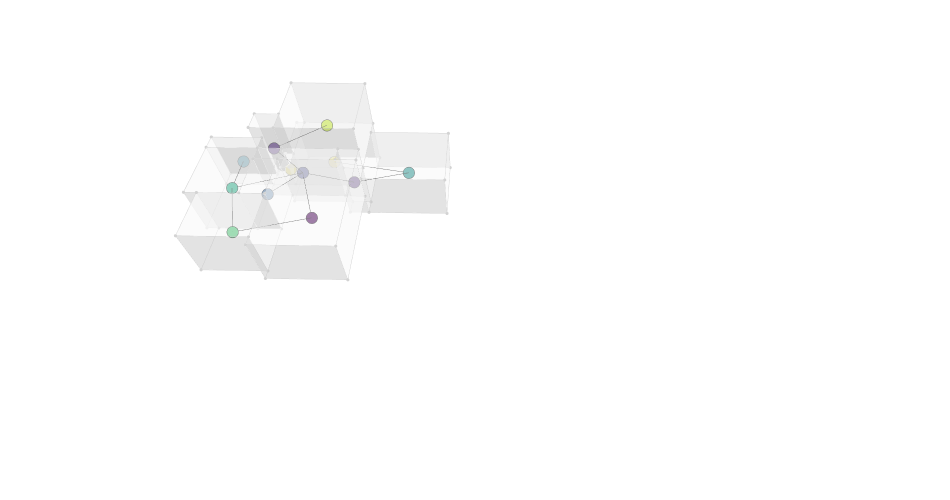

Source (notebook cell):
### Code cell
g = Graph.ByTopology(house, direct=False, directApertures=True)
graph_data = Plotly.DataByGraph(g, vertexSize=4, vertexGroupKey="label", vertexLabelKey="title", vertexGroups=[0,1,2,3,4,5,6,7,8,9,10])
bldg_data = Plotly.DataByTopology(house, faceOpacity=0.5, edgeColor="lightgrey", vertexColor="lightgrey")
# bldg_data = []
# graph_data = []
fig = Plotly.FigureByData(graph_data+bldg_data)
Plotly.Show(fig, renderer='jupyterlab')

### Figure 1 — Plotly figure (JSON) as saved in the notebook; plotly's stock layout.template omitted (floating-point values rounded to 4 significant figures; data arrays with more than 128 entries replaced by an {"elided": "..."} marker saying what was removed)
{"data": [{"hoverinfo": "text", "legendgroup": "4", "legendrank": 4, "marker": {"color": [6, 2, 4, 11, 7, 5, 10, 3, 2, 1, 8, 11], "colorscale": [[0, "#440154"], [0.1111, "#482878"], [0.2222, "#3e4989"], [0.3333, "#31688e"], [0.4444, "#26828e"], [0.5556, "#1f9e89"], [0.6667, "#35b779"], [0.7778, "#6ece58"], [0.8889, "#b5de2b"], [1, "#fde725"]], "line": {"color": "black", "width": 0.5}, "size": 4, "symbol": "circle"}, "mode": "markers", "name": "Graph Vertices", "showlegend": false, "text": ["Terrace (6)", "Stairs 1 (2)", "WC 1 (4)", "None (None)", "Kitchen (7)", "Service (5)", "Bedroom 1 (10)", "Corridor 1 (3)", "Stairs 2 (2)", "Living Room (1)", "Dining Room (8)", "Office (11)"], "type": "scatter3d", "x": [8.3, 6.65, 4.85, 7.7, 5.3, 7.55, 9.2, 6.65, 7.7, 3.1, 2, 9.222], "y": [2.5, 5.6, 10.2, 9.75, 12.4, 12.4, 7.25, 8.55, 10.26, 7.25, 11.35, 7.467], "z": [1.5, 2.25, 3, 2.25, 3, 3, 4.5, 3, 3.953, 3, 3, 1.489]}, {"hoverinfo": "text", "legendgroup": "5", "legendrank": 5, "line": {"color": "black", "width": 1}, "mode": "lines", "name": "Graph Edges", "showlegend": false, "text": "", "type": "scatter3d", "x": [8.3, 6.65, null, 8.3, 9.222, null, 6.65, 6.65, null, 6.65, 4.85, null, 6.65, 5.3, null, 5.3, 7.55, null, 5.3, 2, null, 9.2, 7.7, null, 6.65, 3.1, null, 6.65, 7.7, null, 3.1, 2, null], "y": [2.5, 5.6, null, 2.5, 7.467, null, 5.6, 8.55, null, 8.55, 10.2, null, 8.55, 12.4, null, 12.4, 12.4, null, 12.4, 11.35, null, 7.25, 10.26, null, 8.55, 7.25, null, 8.55, 10.26, null, 7.25, 11.35, null], "z": [1.5, 2.25, null, 1.5, 1.489, null, 2.25, 3, null, 3, 3, null, 3, 3, null, 3, 3, null, 3, 3, null, 4.5, 3.953, null, 3, 3, null, 3, 3.953, null, 3, 3, null]}, {"hoverinfo": "text", "hovertext": "", "legendgroup": "1", "legendrank": 1, "marker": {"color": "lightgrey", "size": 1.1}, "mode": "markers", "name": "Topology Vertices", "showlegend": false, "text": "", "type": "scatter3d", "x": [6.2, 7.1, 10.4, 10.4, 6.2, 7.1, 6.2, 6.2, 10.4, 10.4, 6.2, 6.2, 7.1, 7.1, 6.2, 7.1, 7.1, 6.2, 7.1, 6.2, 7.1, 11.3, 11.3, 11.3, 8.3, 8.3, 7.1, 11.3, 11.3, 7.1, 8.3, 8.3, 7.1, 6.2, 7.1, 6.2, 6.2, 7.1, 7.1, 7.1, 6.2, 8.3, 7.1, 11.3, 11.3, 7.1, 0, 0.5, 3.5, 0, 0.5, 0, 3.5, 0, 3.5, 7.1, 3.5, 3.5, 3.5, 7.1, 3.5, 3.5, 8.3, 8, 8.3, 7.1, 8, 0.5, 0.5, 8, 8], "y": [5, 5, 5, 0, 0, 5, 5, 5, 5, 0, 0, 6.2, 6.2, 6.2, 6.2, 6.2, 6.2, 6.2, 5, 5, 10, 10, 5, 10, 10, 10, 10, 5, 9.5, 9.5, 9.5, 9.5, 9.5, 10.9, 10.9, 9.5, 10.9, 10.9, 10, 9.5, 9.5, 9.5, 9.5, 9.5, 5, 5, 9.5, 9.5, 9.5, 5, 9.5, 9.5, 9.5, 5, 13.9, 13.9, 10.9, 13.2, 13.9, 13.9, 10.9, 13.2, 10.9, 10.9, 10.9, 10.9, 10.9, 13.2, 13.2, 13.9, 13.9], "z": [0, 0, 0, 0, 0, 3, 3, 1.5, 3, 3, 3, 0, 0, 1.5, 1.5, 3, 4.5, 4.5, 4.5, 4.5, 0, 0, 0, 3, 3, 1.5, 1.5, 3, 3, 1.5, 3, 1.5, 3, 1.5, 1.5, 1.5, 4.5, 4.5, 3, 4.5, 4.5, 6, 6, 6, 6, 6, 1.5, 1.5, 1.5, 1.5, 4.5, 4.5, 4.5, 4.5, 1.5, 1.5, 1.5, 1.5, 4.5, 4.5, 4.5, 4.5, 1.5, 1.5, 6, 6, 4.5, 1.5, 4.5, 1.5, 4.5]}, {"hoverinfo": "text", "legendgroup": "2", "legendrank": 2, "line": {"color": "lightgrey", "width": 1}, "marker": {"size": 0}, "mode": "lines", "name": "Topology Edges", "showlegend": false, "text": "", "type": "scatter3d", "x": {"elided": "396 float values"}, "y": {"elided": "396 float values"}, "z": {"elided": "396 float values"}}, {"cmax": 1, "cmin": 0, "color": "#FAFAFA", "colorscale": [[0, "#440154"], [0.1111, "#482878"], [0.2222, "#3e4989"], [0.3333, "#31688e"], [0.4444, "#26828e"], [0.5556, "#1f9e89"], [0.6667, "#35b779"], [0.7778, "#6ece58"], [0.8889, "#b5de2b"], [1, "#fde725"]], "flatshading": true, "hoverinfo": "text", "hovertext": "", "i": {"elided": "194 int values"}, "j": {"elided": "194 int values"}, "k": {"elided": "194 int values"}, "legendgroup": "3", "legendrank": 3, "lighting": {"facenormalsepsilon": 0}, "name": "Topology Faces", "opacity": 0.5, "showlegend": false, "showscale": false, "text": "", "type": "mesh3d", "x": [7.1, 10.4, 10.4, 6.2, 6.2, 6.2, 7.1, 6.2, 10.4, 10.4, 6.2, 6.2, 7.1, 7.1, 6.2, 7.1, 6.2, 7.1, 7.1, 6.2, 11.3, 11.3, 7.1, 8.3, 7.1, 11.3, 8.3, 11.3, 11.3, 7.1, 8.3, 8.3, 7.1, 6.2, 6.2, 7.1, 7.1, 6.2, 7.1, 7.1, 6.2, 8.3, 7.1, 11.3, 11.3, 7.1, 0, 3.5, 0.5, 0, 0.5, 0, 3.5, 0, 7.1, 3.5, 3.5, 3.5, 3.5, 7.1, 3.5, 3.5, 8, 8.3, 8.3, 8, 7.1, 0.5, 0.5, 8, 8], "y": [5, 5, 0, 0, 5, 5, 5, 5, 5, 0, 0, 6.2, 6.2, 6.2, 6.2, 6.2, 6.2, 6.2, 5, 5, 10, 5, 10, 10, 10, 10, 10, 9.5, 5, 9.5, 9.5, 9.5, 9.5, 9.5, 10.9, 10.9, 10.9, 10.9, 10, 9.5, 9.5, 9.5, 9.5, 9.5, 5, 5, 5, 9.5, 9.5, 9.5, 9.5, 9.5, 9.5, 5, 13.9, 13.2, 10.9, 13.9, 13.9, 13.9, 10.9, 13.2, 10.9, 10.9, 10.9, 10.9, 10.9, 13.2, 13.2, 13.9, 13.9], "z": [0, 0, 0, 0, 0, 1.5, 3, 3, 3, 3, 3, 0, 0, 1.5, 1.5, 3, 4.5, 4.5, 4.5, 4.5, 0, 0, 0, 1.5, 1.5, 3, 3, 3, 3, 1.5, 3, 1.5, 3, 1.5, 1.5, 1.5, 4.5, 4.5, 3, 4.5, 4.5, 6, 6, 6, 6, 6, 1.5, 1.5, 1.5, 1.5, 4.5, 4.5, 4.5, 4.5, 1.5, 1.5, 1.5, 1.5, 4.5, 4.5, 4.5, 4.5, 1.5, 1.5, 6, 4.5, 6, 1.5, 4.5, 1.5, 4.5]}], "layout": {"autosize": true, "height": 500, "margin": {"b": 40, "l": 40, "r": 40, "t": 40}, "paper_bgcolor": "rgba(0, 0, 0, 0)", "plot_bgcolor": "rgba(0, 0, 0, 0)", "scene": {"aspectmode": "data", "aspectratio": {"x": 1.153, "y": 1.418, "z": 0.612}, "camera": {"center": {"x": -0.2759, "y": -0.8459, "z": -0.2216}, "eye": {"x": -2.003, "y": -0.8793, "z": 2.058}, "projection": {"type": "perspective"}, "up": {"x": 0, "y": 0, "z": 1}}, "xaxis": {"type": "linear", "visible": false}, "yaxis": {"type": "linear", "visible": false}, "zaxis": {"type": "linear", "visible": false}}, "showlegend": true, "width": 950, "xaxis": {"showgrid": false, "visible": false, "zeroline": false}, "yaxis": {"showgrid": false, "visible": false, "zeroline": false}}}
